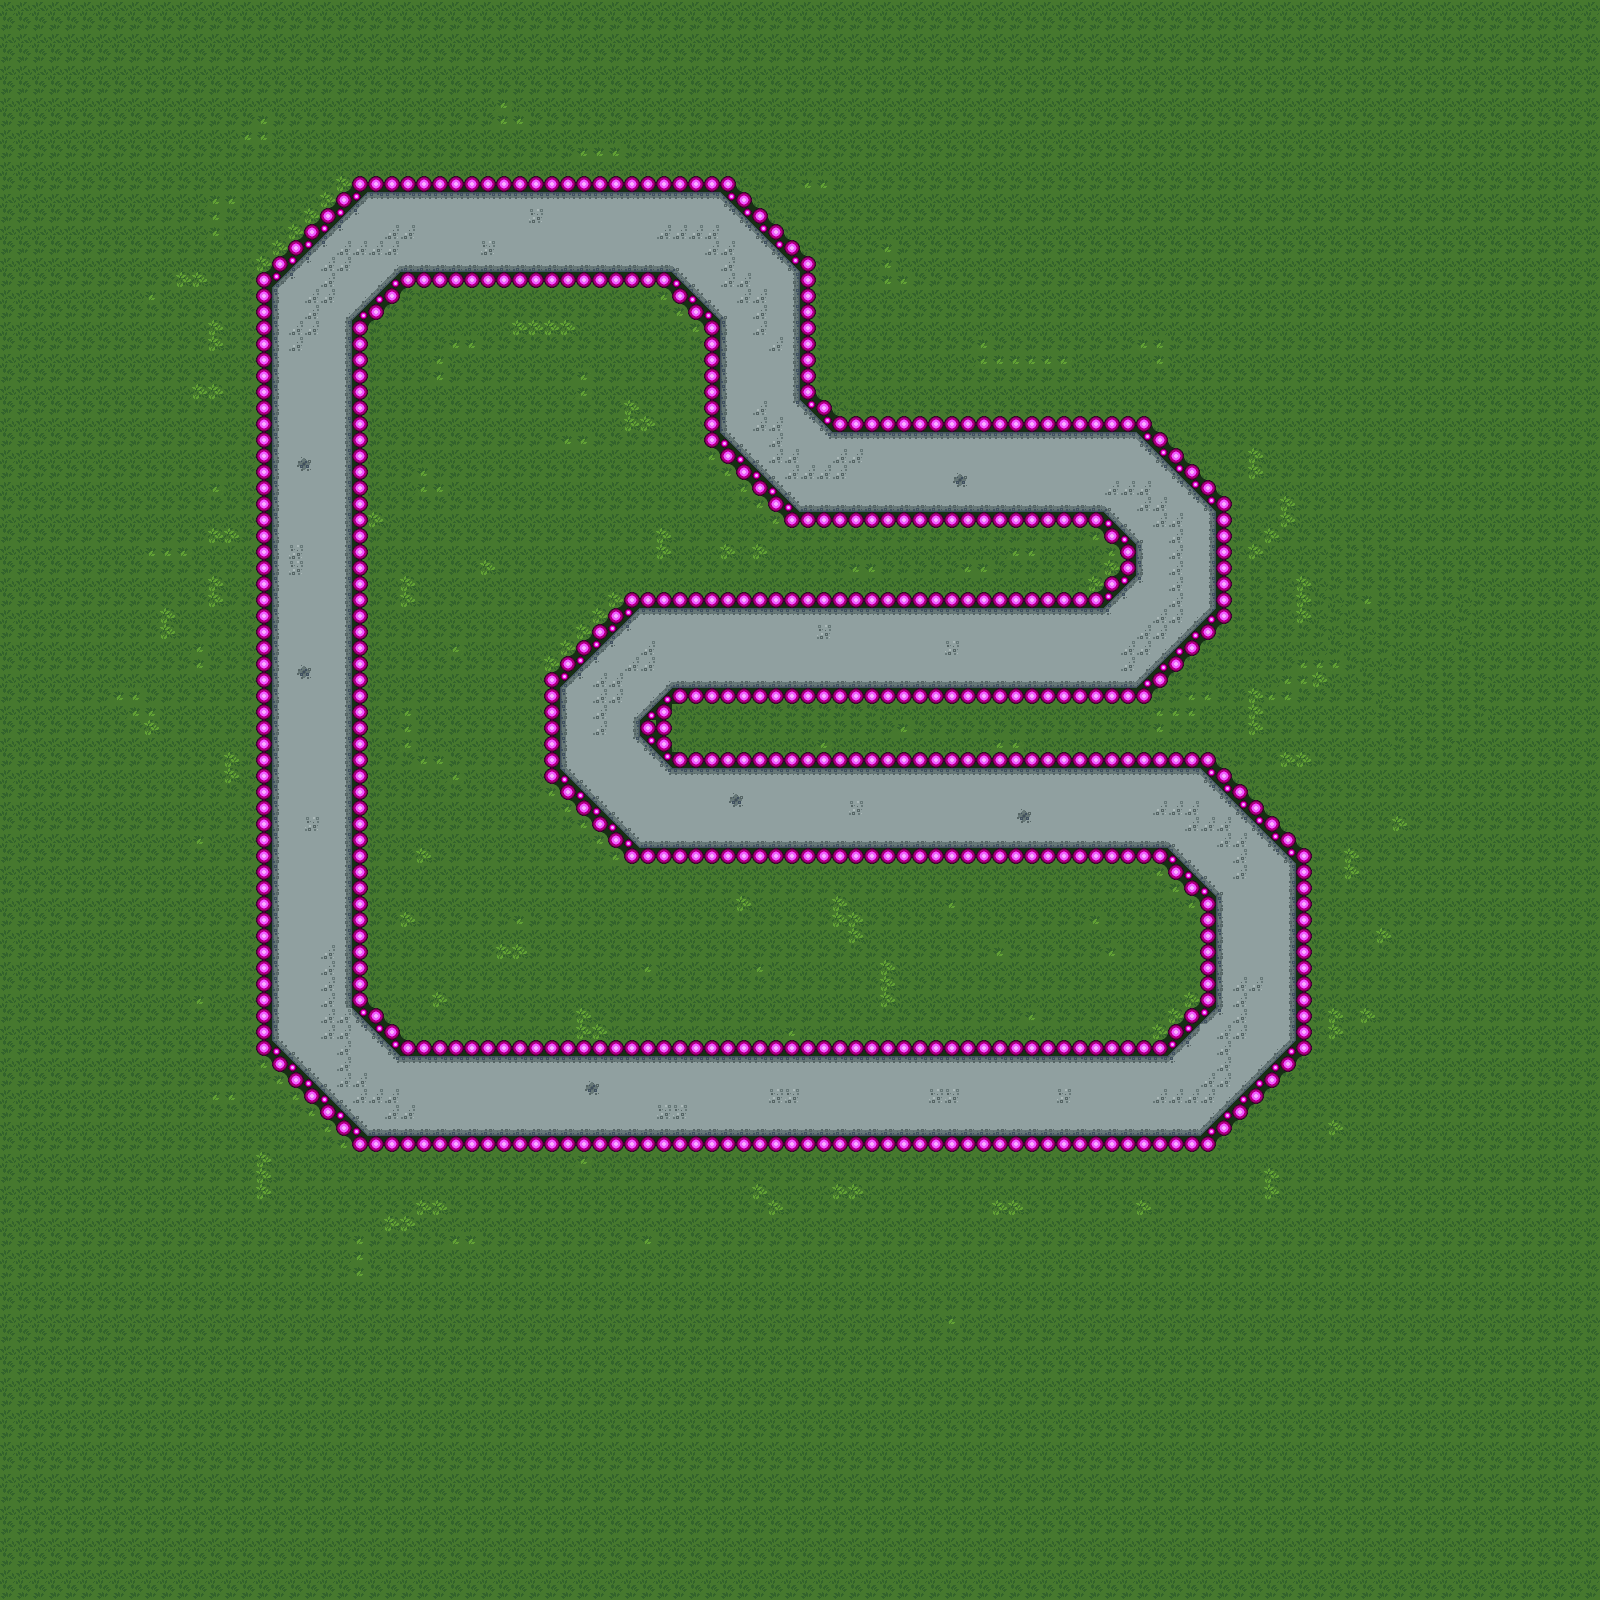

Rendered tile map (Tiled .tmx) drawn with the repository's tilesets; below, a short description and the map source with its tile grids summarised:
An orthogonal 100x100 tile map with 16x16 px tiles, 2 tile layers (suelo, muros).

<map version="1.2" tiledversion="1.2.1" orientation="orthogonal" renderorder="right-down" width="100" height="100" tilewidth="16" tileheight="16" infinite="0" nextlayerid="3" nextobjectid="1">
 <tileset firstgid="1" source="earth.tsx" />
 <layer id="1" name="suelo" width="100" height="100">
  <data>[10000 cells, 10000 non-empty, 19 distinct tile ids]</data>
 </layer>
 <layer id="2" name="muros" width="100" height="100">
  <data>[10000 cells, 593 non-empty, 12 distinct tile ids]</data>
 </layer>
</map>